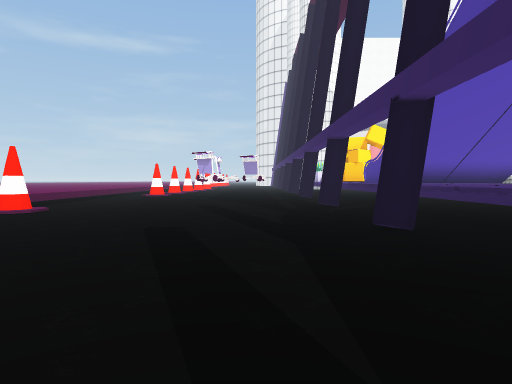
view 1 (above)

23 first-person views from a walk through a scene from a Unity 3-D project. The camera is 1.4 m above the floor, tilts 2° down and sees 75° across. The floor is counted in squares, 2 m on a side. Each view is taken from the middle of a square. On the plan, view 1 faces up. The plan holds only what a view shows up to about 10 squares ahead; the rest is blank. The place goes on beyond the plan. Some surface patterns are stand-ins.

view 2
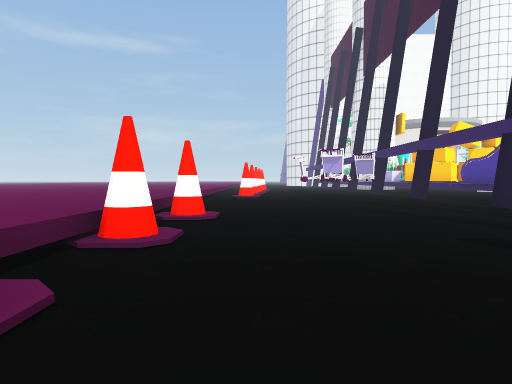

view 3
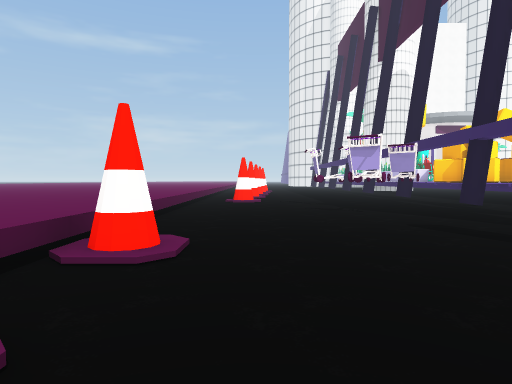

view 4
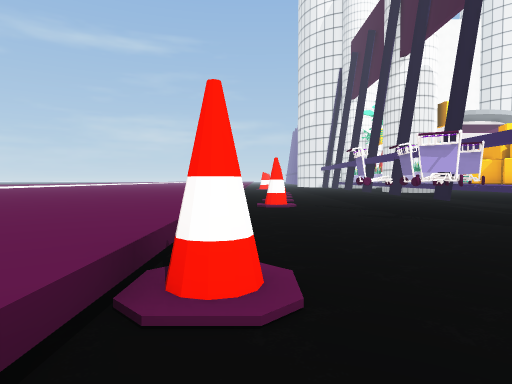

view 5
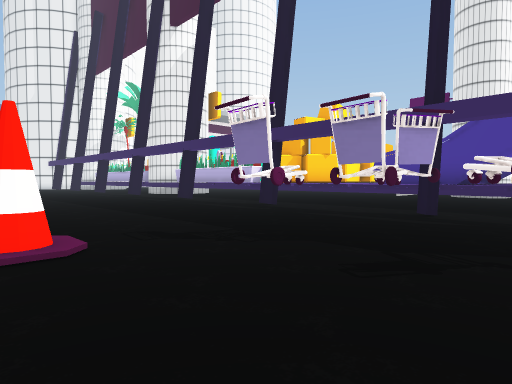

view 6
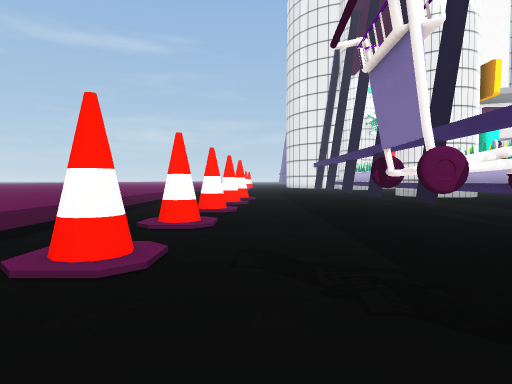

view 7
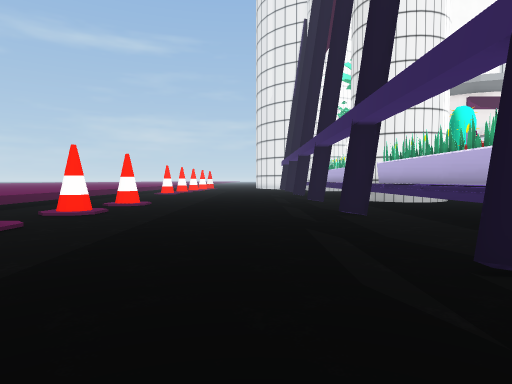

view 8
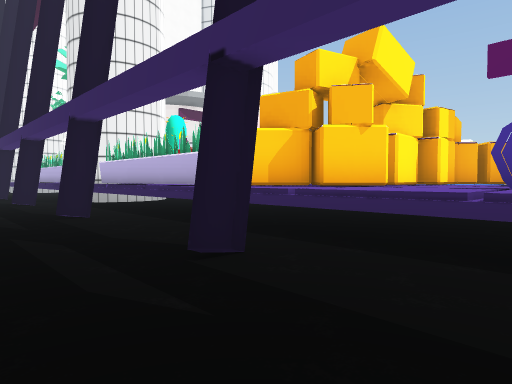

view 9
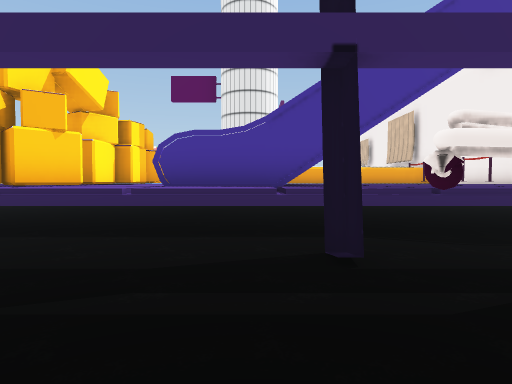

view 10
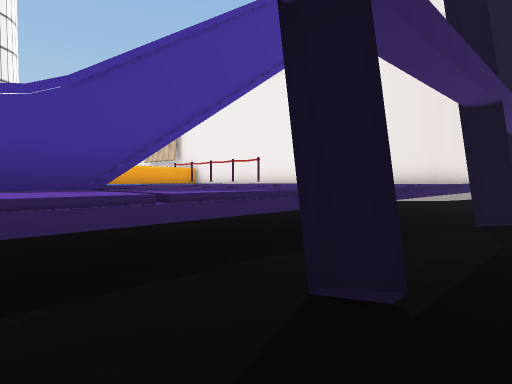

view 11
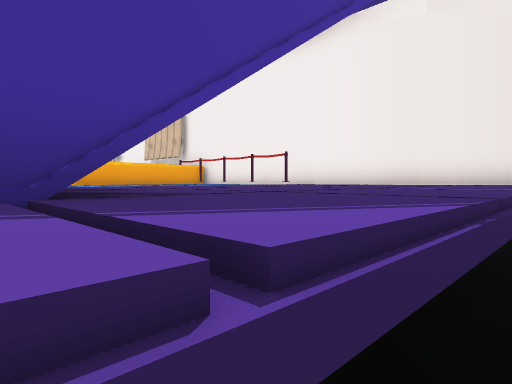

view 12
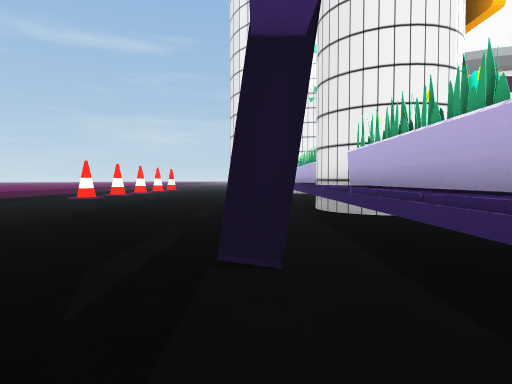

view 13
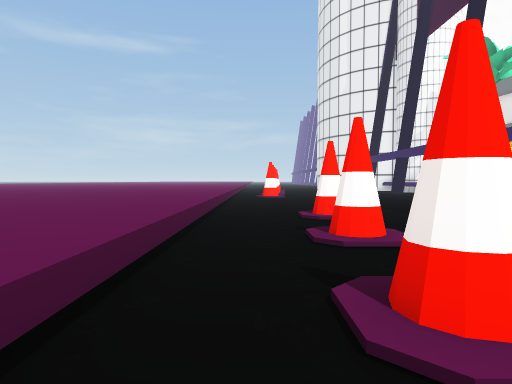

view 14
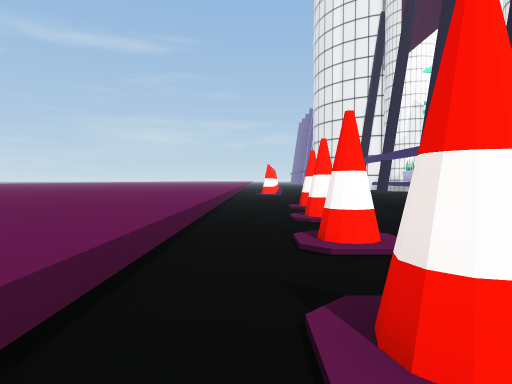

view 15
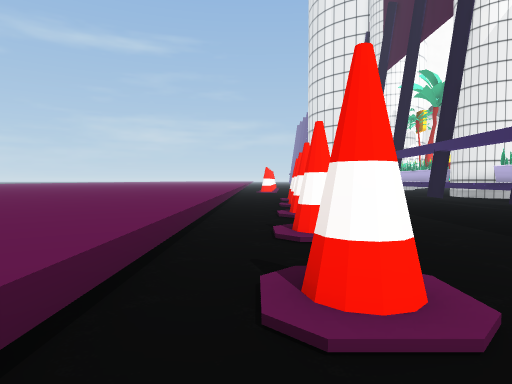

view 16
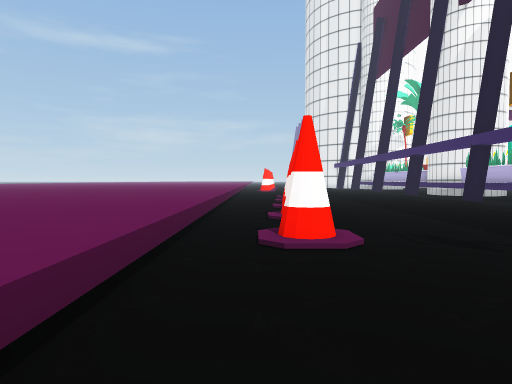

view 17
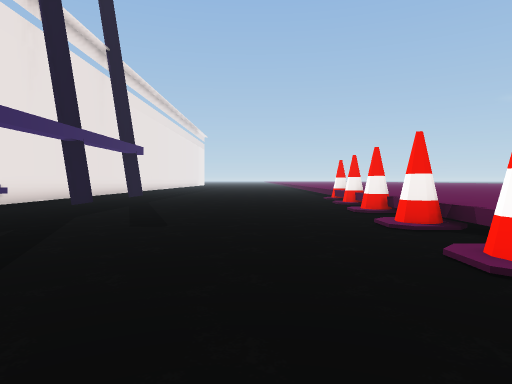

view 18
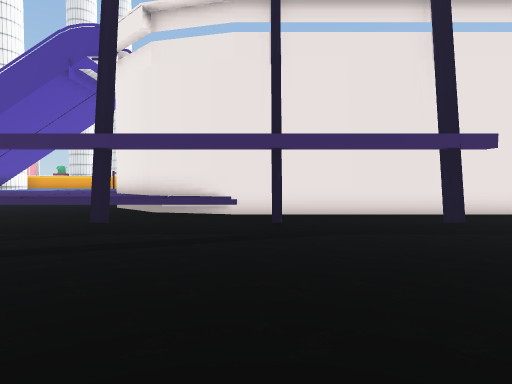

view 19
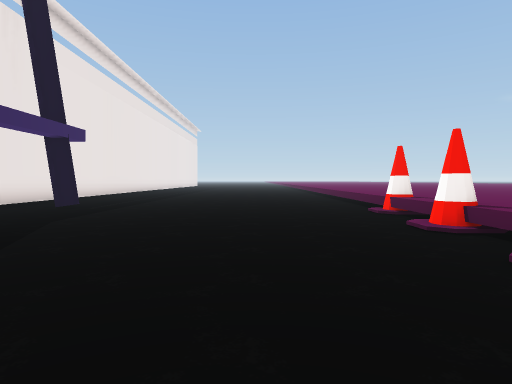

view 20
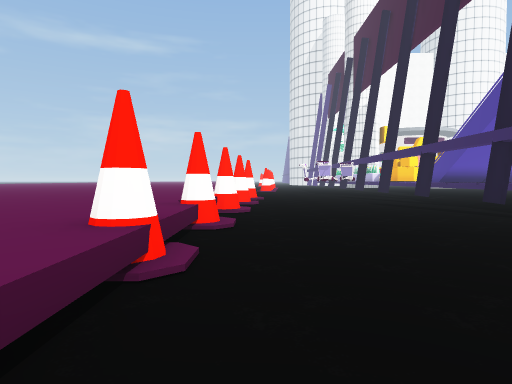

view 21
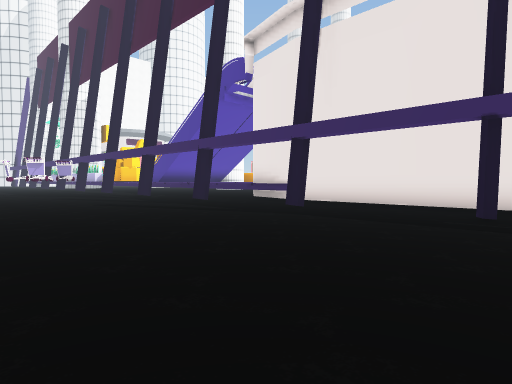

view 22
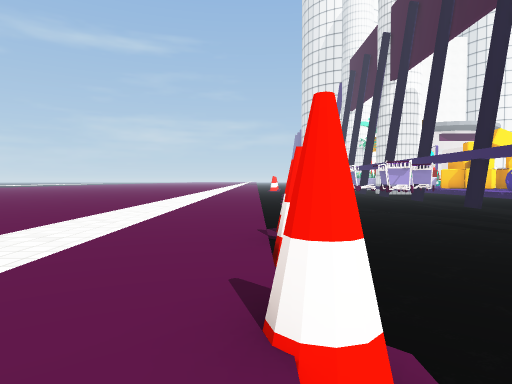

view 23
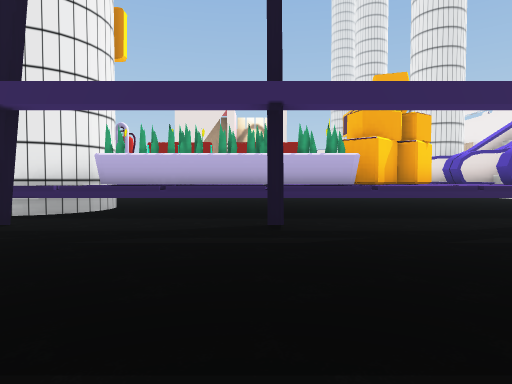

### Floor plan
Key: @ floor where view 1 was taken; # wall or solid block; x gap in a wall; . main floor; : floor 0.75 m higher than the main floor; / step, stairs or slope; = window, fence, low wall or low ledge; ^ raised ledge; O other object.
Columns run from 7 left of view 1 to 6 right of it. Each row starts with its distance up from view 1.
 25 ^:.........x ^
 24 ^:.#.......#^^
 23 ^:.........#^^
 22 ^:.#.....#.#^#
 21 ^:.........# ^
 20 ^:.#.......#^^
 19 ^:./.......^##
 18 ^:./.......^##
 17 ^//#.....#.^^^
 16 ^:.........^^^
 15 ^//#.......^^^
 14 ^:...O.....^^
 13 ^:....OO.#.^^#
 12 ^:....O....^^^
 11 ^:...OO....^^^
 10 ^:.........^^^
  9 ^:.......#.^^^
  8 ^=/........^^^
  7 ^##........^^^
  6 ^:.........^^#
  5 ^x/......#.^#
  4 ^=.........#
  3 ^=/........#
  2 ^//........#
  1 ^/.........#
  0 ^#.....@.#.#
 -1 ^:.........#
 -2 ^#.........#
 -3 ^=.........#
 -4  :.......#.#
 -5  :.........#

Positions as (right, up) in squares from view 1, and headings:
1: (0, 0), facing up
2: (-4, 1), facing up
3: (-4, 4), facing up
4: (-5, 5), facing up
5: (-5, 11), facing up-right
6: (-3, 12), facing up
7: (0, 15), facing up
8: (0, 15), facing up-right
9: (-1, 14), facing right
10: (1, 15), facing down-right
11: (3, 14), facing down-right
12: (2, 19), facing up
13: (-5, 18), facing up
14: (-5, 16), facing up
15: (-5, 13), facing up
16: (-5, 11), facing up
17: (-3, 10), facing down
18: (-6, 1), facing right
19: (-3, 5), facing down
20: (-5, -5), facing up
21: (-5, -5), facing up-right
22: (-6, 1), facing up
23: (-3, 22), facing right
